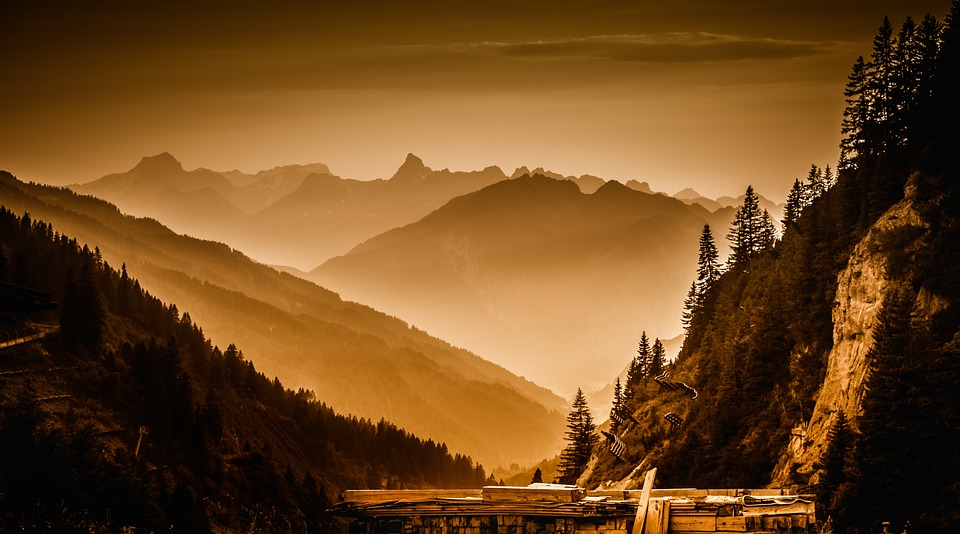
//> input picture Chapter7_ExtractLineContoursComponent/CannyContour/1.jpg, 960 x 534 px
$ ./main   (built with g++ and OpenCV 4)
//> lines starting //> are read from the running program, lines starting //| are printed output that depends on the picture
#include <iostream>
#include <opencv2\core.hpp>
#include <opencv2\highgui.hpp>
#include <opencv2\imgproc.hpp>

using namespace std;
using namespace cv;

int main()
{
	Mat image = imread("1.jpg", IMREAD_GRAYSCALE);
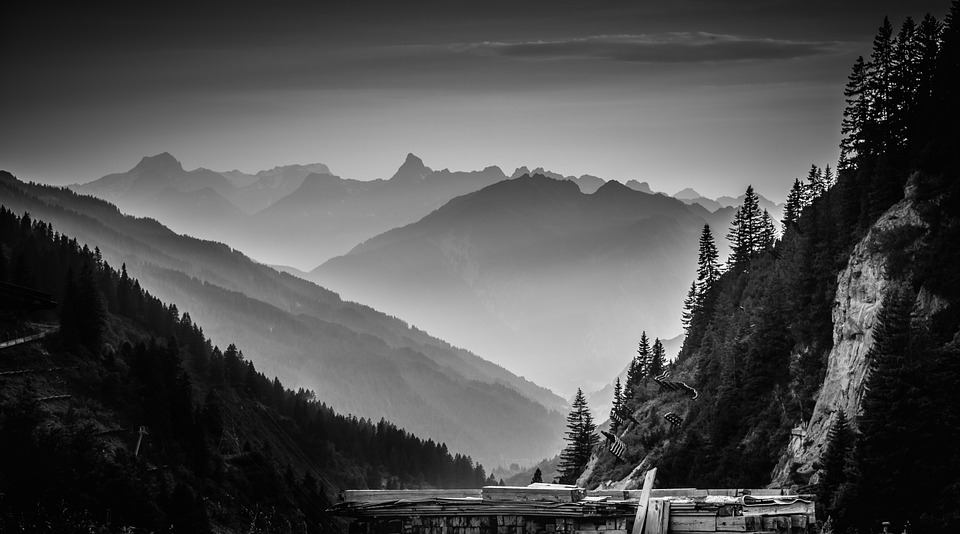
//> image: 534 rows x 960 cols, CV_8UC1; min 0, max 255, mean 79
	if (!image.empty())
	{
		Mat contour;
		Canny(image, contour, 125, 350);
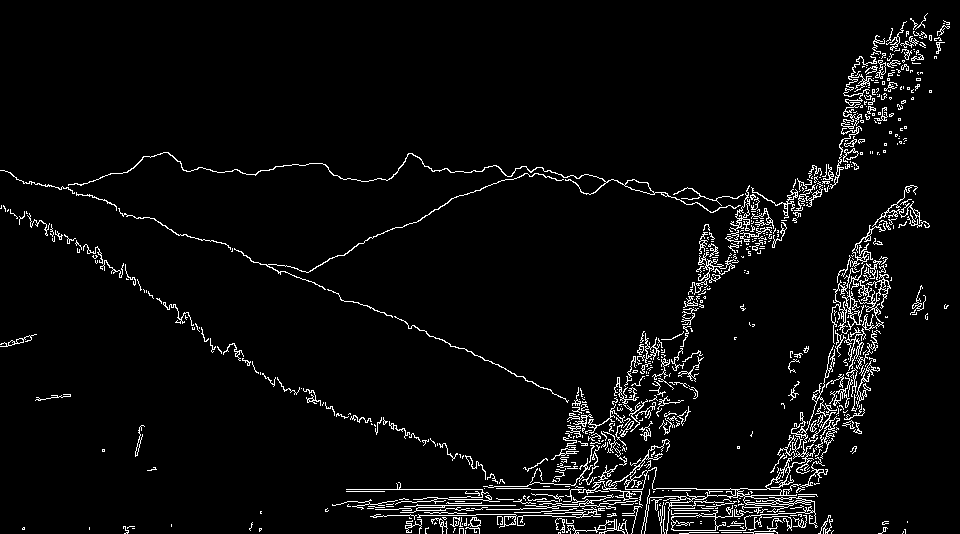
//> contour: 534 rows x 960 cols, CV_8UC1; 4.3% white in thin lines or dots
		imshow("Original", image);
		imshow("Canny", contour);
		waitKey(0);
	}
	return 0;
}
